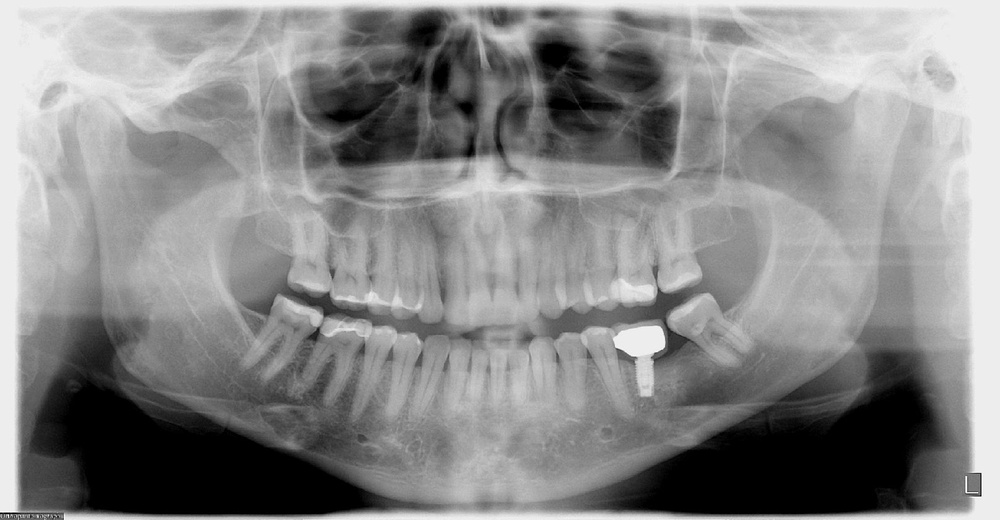
#> input picture Radiographs/1038.JPG, 1000 x 520 px, shrunk from 1615 x 840 before the run, found by its file name; its folder holds only this picture in this run
$ python threshold_classical_seg.py
#> lines starting #> are read from the running program, lines starting #| are printed output that depends on the picture; after the words box and inside, x2 and y2 are one past the last pixel; in counts of white or black regions, pixels touching at a corner belong together
import os
import cv2
import numpy as np
import matplotlib.pyplot as plt
from skimage.filters import threshold_otsu, gaussian, sobel
from skimage.segmentation import active_contour

def run_comparison(img):
    # 1. Global Otsu
    # 排除全黑背景計算門檻
    valid_pixels = img[img > 0]
    thresh_val = threshold_otsu(valid_pixels) if len(valid_pixels) > 0 else 0
    _, res_otsu = cv2.threshold(img, thresh_val, 255, cv2.THRESH_BINARY)

    # 2. Adaptive Threshold
    res_adaptive = cv2.adaptiveThreshold(img, 255, cv2.ADAPTIVE_THRESH_GAUSSIAN_C,
                                         cv2.THRESH_BINARY, 31, 9)  ## mofify block size and C
    res_adaptive_mean = cv2.adaptiveThreshold(img, 255, cv2.ADAPTIVE_THRESH_MEAN_C,
                                         cv2.THRESH_BINARY, 41, 11)

    return res_otsu, res_adaptive, res_adaptive_mean

def main():
    radiograph_folder = '/home/chienyo2/BIOE484_teeth_seg/484TeethSegmentation/Radiographs'
    image_list = image_list = [f for f in os.listdir(radiograph_folder) if f.lower().endswith(('.jpg'))]
    os.makedirs('/home/chienyo2/BIOE484_teeth_seg/classical_seg_otsu/', exist_ok=True)
    os.makedirs('/home/chienyo2/BIOE484_teeth_seg/classical_seg_adaptive_gaussian/', exist_ok=True)
    os.makedirs('/home/chienyo2/BIOE484_teeth_seg/classical_seg_adaptive_mean/', exist_ok=True)
    print(f'Found {len(image_list)} images in {radiograph_folder}')
    for image_name in image_list:
        image_path = os.path.join(radiograph_folder, image_name)
        print(f'Processing {image_path}...')
        img_raw = cv2.imread(image_path, cv2.IMREAD_GRAYSCALE)
#> img_raw is the input picture: shape (520, 1000); min 0, max 255, mean 136
        clahe = cv2.createCLAHE(clipLimit=3.0, tileGridSize=(8, 8))
        img_blur = cv2.GaussianBlur(img_raw, (5, 5), 0)
        img_prep = clahe.apply(img_blur)
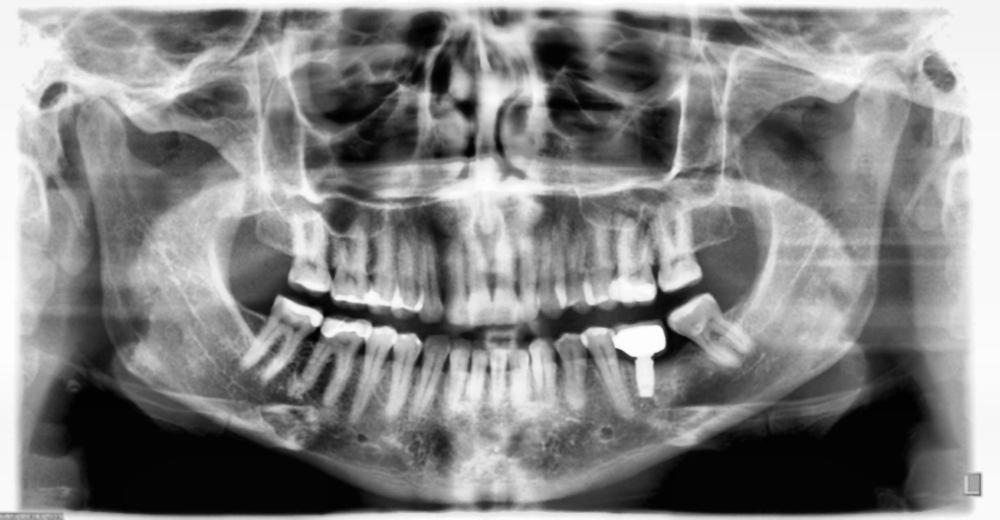
#> img_prep: shape (520, 1000); min 1, max 255, mean 130.8
        otsu, adaptive_gaussian, adaptive_mean = run_comparison(img_prep)
#> in run_comparison, `thresh_val = threshold_otsu(valid_pixels) if len(valid_pixels) > 0 els..`: thresh_val = 125
#> in run_comparison, `_, res_otsu = cv2.threshold(img, thresh_val, 255, cv2.THRESH_BINARY)`:
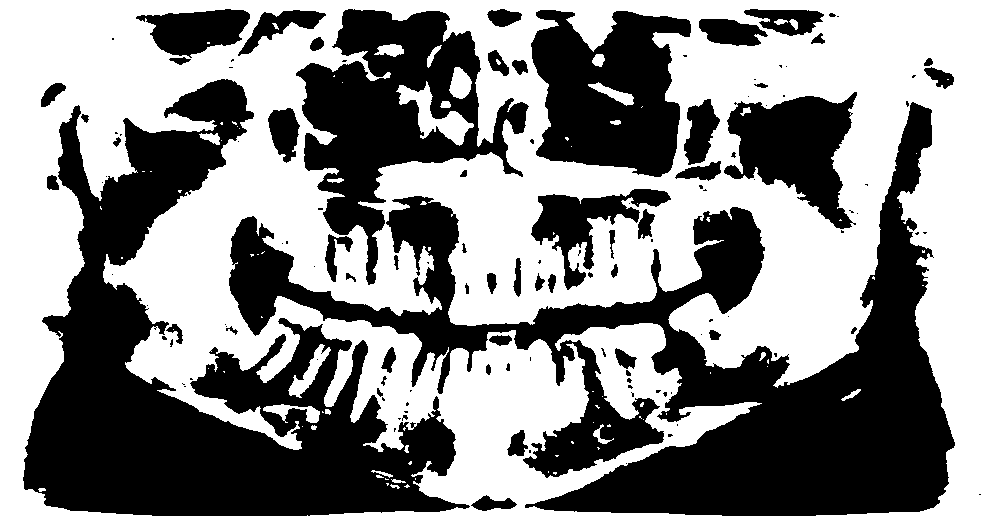
#> res_otsu: shape (520, 1000); 54.3% white; 128 black regions (72 under 20 px), largest, box (x1, y1, x2, y2) and area: (229, 102, 955, 516) 87349, (23, 79, 470, 516) 74758, (296, 9, 529, 285) 25435
#> in run_comparison, `res_adaptive = cv2.adaptiveThreshold(img, 255, cv2.ADAPTIVE_THRESH_GAU..`:
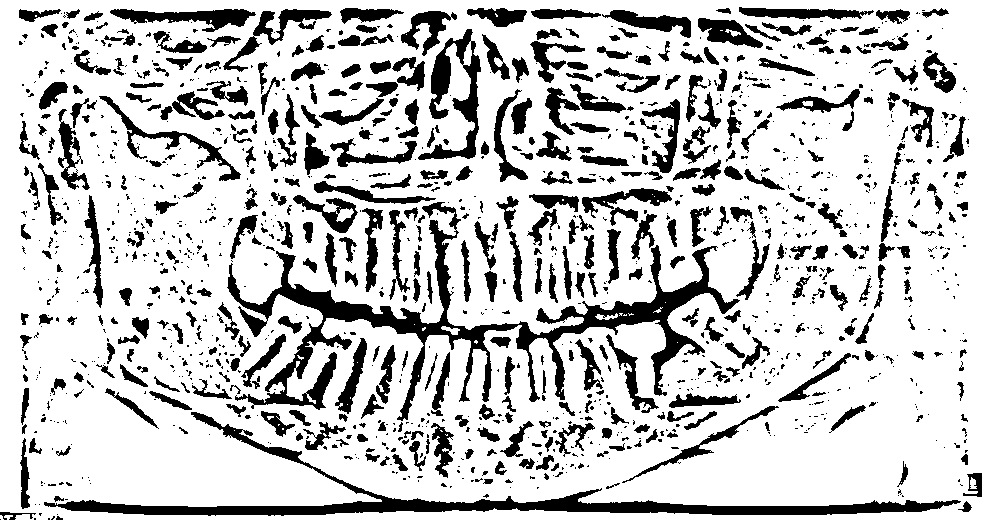
#> res_adaptive: shape (520, 1000); 78.8% white; 1402 black regions (909 under 20 px), largest, box (x1, y1, x2, y2) and area: (227, 202, 740, 421) 15866, (44, 412, 961, 516) 9883, (418, 29, 481, 160) 2817
#> in run_comparison, `res_adaptive_mean = cv2.adaptiveThreshold(img, 255, cv2.ADAPTIVE_THRES..`:
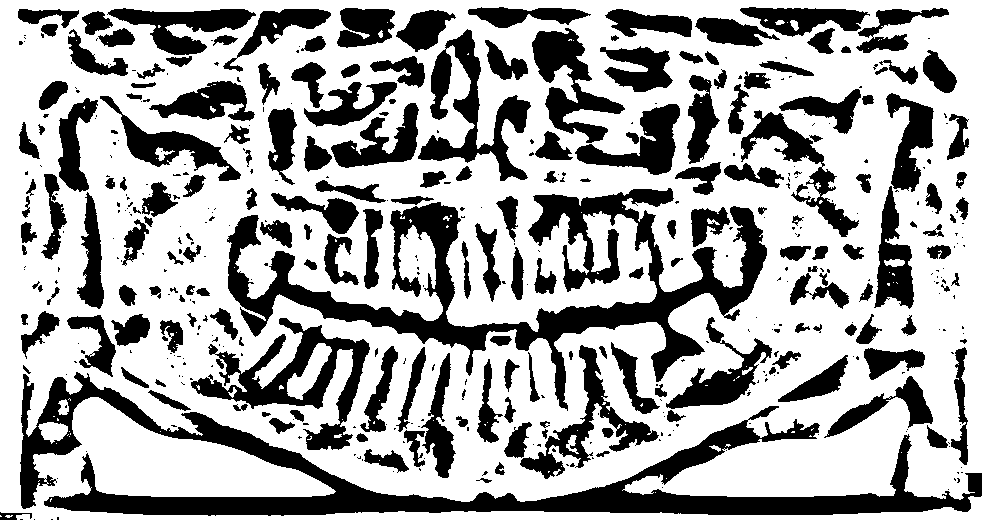
#> res_adaptive_mean: shape (520, 1000); 66.6% white; 471 black regions (276 under 20 px), largest, box (x1, y1, x2, y2) and area: (20, 372, 982, 516) 28511, (227, 188, 767, 411) 25859, (191, 318, 370, 450) 6972

        cv2.imwrite(f'/home/chienyo2/BIOE484_teeth_seg/classical_seg_otsu/{image_name}', otsu)
        cv2.imwrite(f'/home/chienyo2/BIOE484_teeth_seg/classical_seg_adaptive_gaussian/{image_name}', adaptive_gaussian)
        cv2.imwrite(f'/home/chienyo2/BIOE484_teeth_seg/classical_seg_adaptive_mean/{image_name}', adaptive_mean)


if __name__ == "__main__":
    main()
